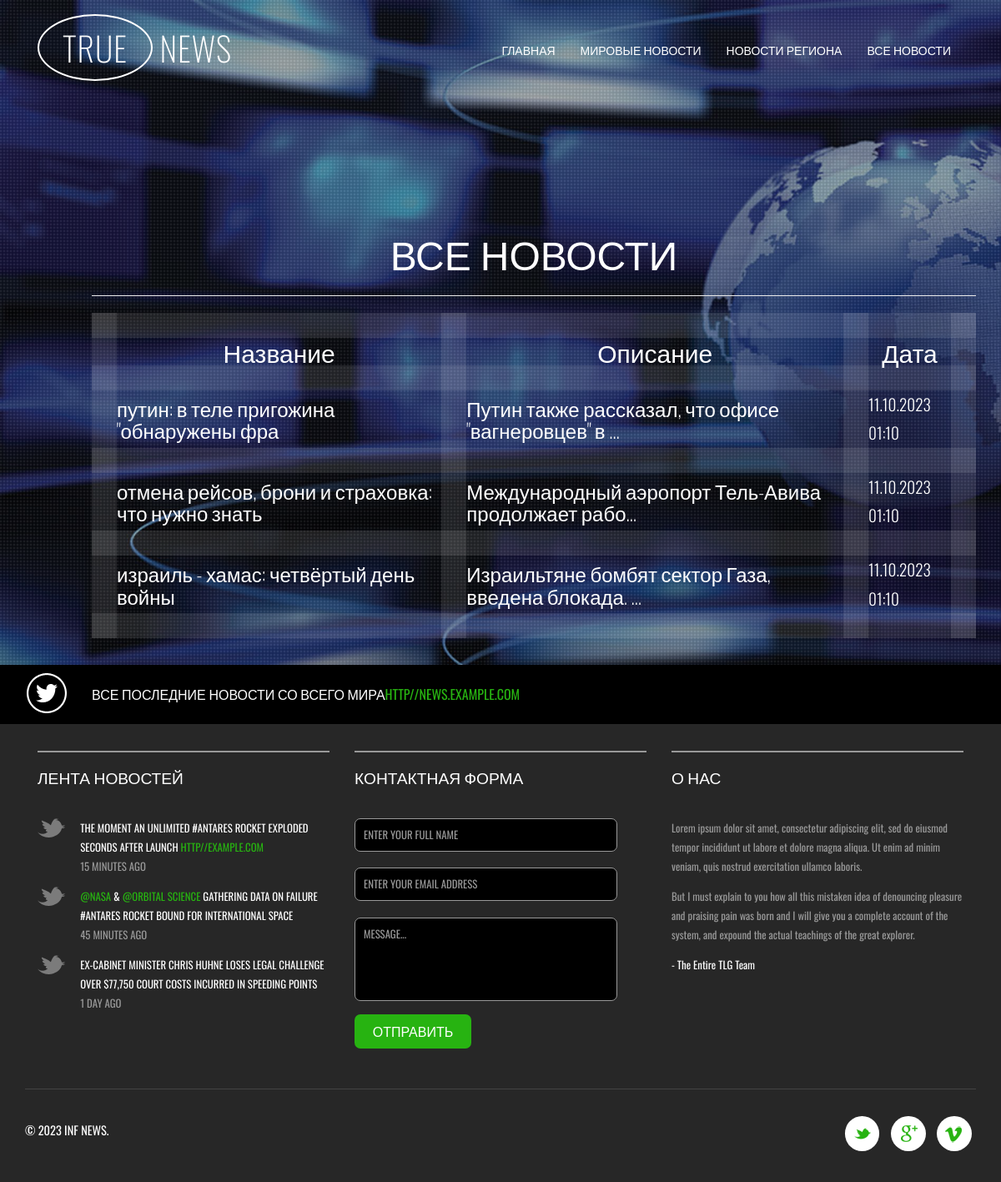
Page /news/ on the committed database.
### news/models.py (models this page shows, shortened)
class News(models.Model):
    name = models.CharField(
        max_length=50,
        unique=True,
    )
    description = models.TextField()
    quantity = models.IntegerField(
        validators=[MinValueValidator(0)],
    )
    category = models.ForeignKey(
        to='Category',
        on_delete=models.CASCADE,
        related_name='news',
    )

### news/views.py (the view)
# urls.py: path('', NewsList.as_view()),
class NewsList(ListView):
    model = News
    template_name = 'news.html'
    context_object_name = 'news'
    queryset = News.objects.order_by('-id')
    def get_context_data(self, **kwargs):
        context = super().get_context_data(**kwargs)
        context['time_now'] = datetime.utcnow()
        context['value1'] = None
        return context

### news/templatetags/custom_filters.py (called while the page is built)
@register.filter(name='censor')
def censor(value):
    for sw in stop_words:
        value = value.lower().replace(sw.lower(), '...')
    return value

### templates/news.html (shortened to what this page needs)
{% extends 'flatpages/default.html' %}
{% load custom_filters %}
{% block content %}
    <h1>Все новости</h1>
    <hr>
    <font color="white">
    {% if news %}
        <table>
            <tr>
                <td>
                    <h2>Название</h2>
                </td>
                <td>
                    <h2>Описание</h2>
                </td>
                <td>
                    <h2>Дата</h2>
                </td>
            </tr>
        {% for n in news %}
            <tr>
                <td>
                    <h3>{{ n.name|censor }}</h3>
                </td>
                <td>
                    <h3>{{ n.description|truncatechars:50 }} </h3>
                </td>
                <td>
                    <p> {{ time_now|date:'d.m.Y h:m' }} </p>
                </td>
            </tr>
        {% endfor %}
        </table>
    {% else %}
        <h2></h2>
    {% endif %}
    </font>
{% endblock content %}

### templates/flatpages/default.html (shortened to what this page needs)
{% load static %}
<!DOCTYPE HTML>
<html>
<head>
<link href="{% static 'css/bootstrap.css' %}" rel="stylesheet" type="text/css" media="all" />
<link href="{% static 'css/style.css' %}" rel="stylesheet" type="text/css" media="all" />
</head>
<body>
	<div class="banner">
		<div class="banner-info">
			<div class="container">
				<nav class="navbar navbar-default">
					<div class="navbar-header">
						<div class="logo">
							<a class="navbar-brand" href="index.html"><span>True</span> News </a>
						</div>
					</div>
					<div class="collapse navbar-collapse nav-wil" id="bs-example-navbar-collapse-1">
						<ul class="nav navbar-nav cl-effect-18" id="cl-effect-18">
							<li><a href="/about/">Главная</a></li>
							<li><a href="/world/">Мировые новости</a></li>
							<li><a href="/region/">Новости региона</a></li>
							<li><a href="/news/">Все новости</a></li>
						</ul>
					</div>
				</nav>
					<div  id="top" class="callbacks_container">
						<ul class="rslides" id="slider3">
							<li>
								<div class="banner-info-slider">
									    {% block content %}{% endblock content %}</p>
								</div>
							</li>
						</ul>
					</div>
			</div>
		</div>
	</div>
	<div class="footer-top">
		<div class="container">
			<p>Все последние новости со всего мира<a href="#">http//news.example.com</a></p>
		</div>
	</div>
	<div class="footer">
		<div class="container">
			<div class="footer-grids">
				<div class="col-md-4 footer-grid-left">
					<h3>лента новостей</h3>
					<ul>
						<li><a href="#">the moment an unlimited #antares rocket exploded seconds after launch
							<i>http//example.com</i></a><span>15 minutes ago</span></li>
						<li><a href="mailto:info@example.com" class="cols">@NASA</a> & <a href="mailto:info@example.com" class="cols">
							@orbital science</a> <a href="#">gathering data on failure #antares rocket bound
							for international space</a><span>45 minutes ago</span></li>
						<li><a href="#">ex-cabinet minister chris huhne loses legal challenge over $77,750
							court costs incurred in speeding points</a><span>1 day ago</span></li>
					</ul>
				</div>
				<div class="col-md-4 footer-grid-left">
					<h3>контактная форма</h3>
					<form>
						<input type="text" value="enter your full name" onfocus="this.value = '';" onblur="if (this.value == '') {this.value = 'enter your full name';}" required="">
						<input type="email" value="enter your email address" onfocus="this.value = '';" onblur="if (this.value == '') {this.value = 'enter your email address';}" required="">
						<textarea onfocus="this.value = '';" onblur="if (this.value == '') {this.value = 'Message...';}" required="">Message...</textarea>
						<input type="submit" value="отправить" >
					</form>
				</div>
				<div class="col-md-4 footer-grid-left">
					<h3>о нас</h3>
					<p>Lorem ipsum dolor sit amet, consectetur adipiscing elit, sed do
						eiusmod tempor incididunt ut labore et dolore magna aliqua.
						Ut enim ad minim veniam, quis nostrud exercitation ullamco laboris.
						<span>But I must explain to you how all this mistaken idea of denouncing
						pleasure and praising pain was born and I will give you a complete
						account of the system, and expound the actual teachings of the
						great explorer.</span>
						<i>- The Entire TLG Team</i></p>
				</div>
				<div class="clearfix"> </div>
			</div>
			<div class="footer-bottom">
				<div class="footer-bottom-left">
					<p>&copy 2023 INF News.</p>
				</div>
				<div class="footer-bottom-right">
					<ul>
						<li><a href="#" class="icon-button twitter"><i class="icon-twitter"></i></a></li>
						<li><a href="#" class="icon-button google"><i class="icon-google"></i></a></li>
						<li><a href="#" class="icon-button v"><i class="icon-v"></i></a></li>
					</ul>
				</div>
				<div class="clearfix"> </div>
			</div>
		</div>
	</div>
</body>
</html>

### templates/news.html (style rules this page uses)
TABLE { background: rgb(255, 255, 255); border: 5px double #ffffff; color: white; width: 100%; border: 1px solid rgb(255, 255, 255); border-spacing: 7px 5px; padding: 10px; }
TD, TH { border: 30px solid rgba(255, 255, 255, 0.1); padding: 5px; }
h2, h1 { text-align: center; }

### rows in the picture
News: name|censor "путин: в теле пригожина \"обнаружены фра", description "Путин также рассказал, что офисе \"вагнеровцев\" в …", m "11.10.2023 01:10"
News: name|censor "отмена рейсов, брони и страховка: что нужно знать", description "Международный аэропорт Тель-Авива продолжает рабо…", m "11.10.2023 01:10"
News: name|censor "израиль - хамас: четвёртый день войны", description "Израильтяне бомбят сектор Газа, введена блокада. …", m "11.10.2023 01:10"
